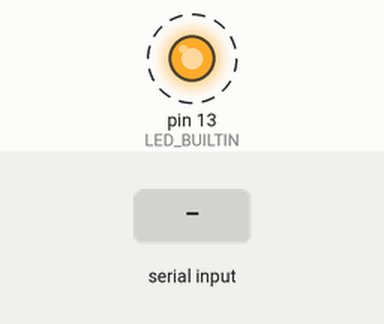
This sketch was run on a simulated Arduino Uno, built with avr-gcc and run on an emulated ATmega328P. Shown: output pins drawn as LEDs (lit = HIGH). Dashed ring = blinking. The test bench sets the inputs (shaded band). What the sketch prints to the serial monitor is not drawn.

Above: at 1.2 s.
1.3 s: "1" received over Serial
Timing chart, 0 to 10.3 s (numbered marks = the images above; inputs shaded):
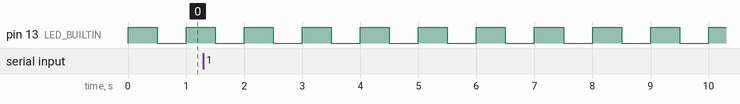

The sketch:

NRF_TestCode.ino
```cpp
#include<SoftwareSerial.h>

void setup() {
  Serial.begin(9600);
  pinMode(LED_BUILTIN, OUTPUT);
}

void loop() {
  if (Serial.available()) {
    Serial.write("Hi");
  }
  digitalWrite(LED_BUILTIN, HIGH);
  if (Serial.available()) {
    Serial.println("HiGH");
  }
  delay(500);
  digitalWrite(LED_BUILTIN, LOW);
  if (Serial.available()) {
    Serial.println("LoW");
  }
  delay(500);

}
```

Measured:
- by itself, pin 13 (LED_BUILTIN): alternates HIGH for 0.50 s and LOW for 0.50 s
